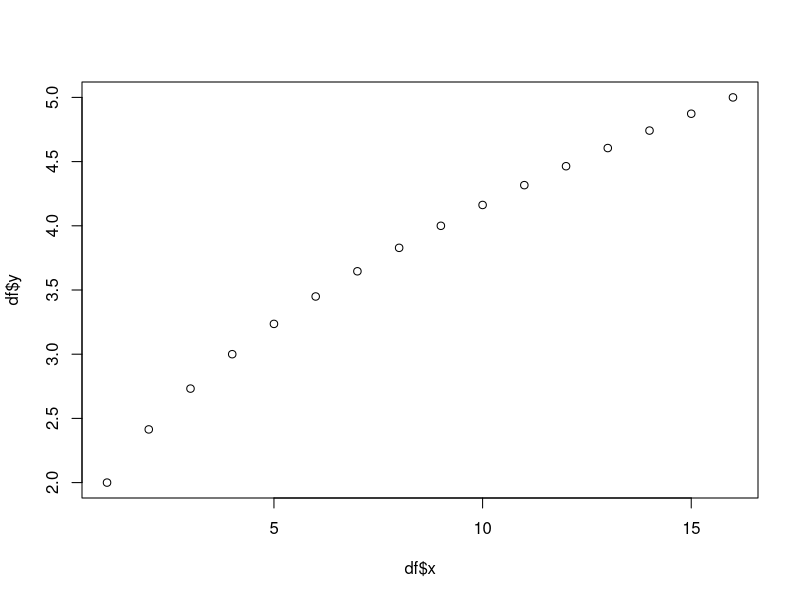
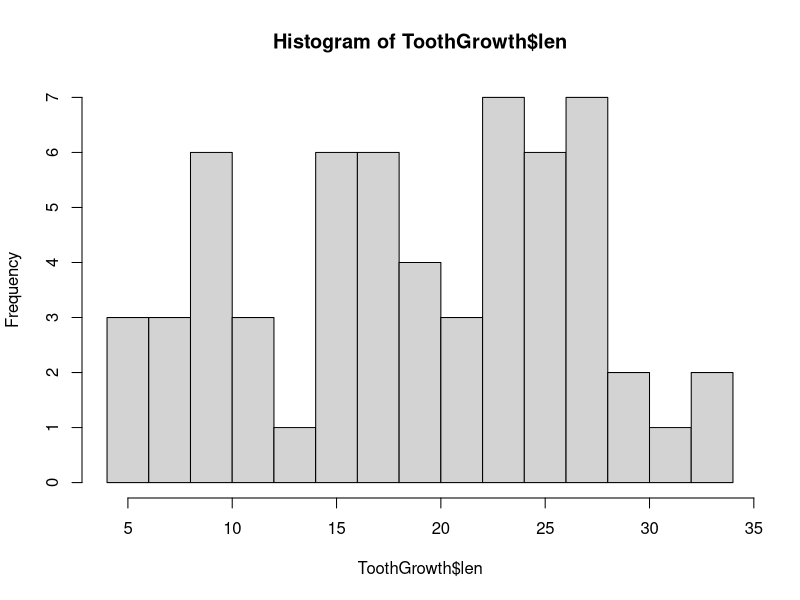
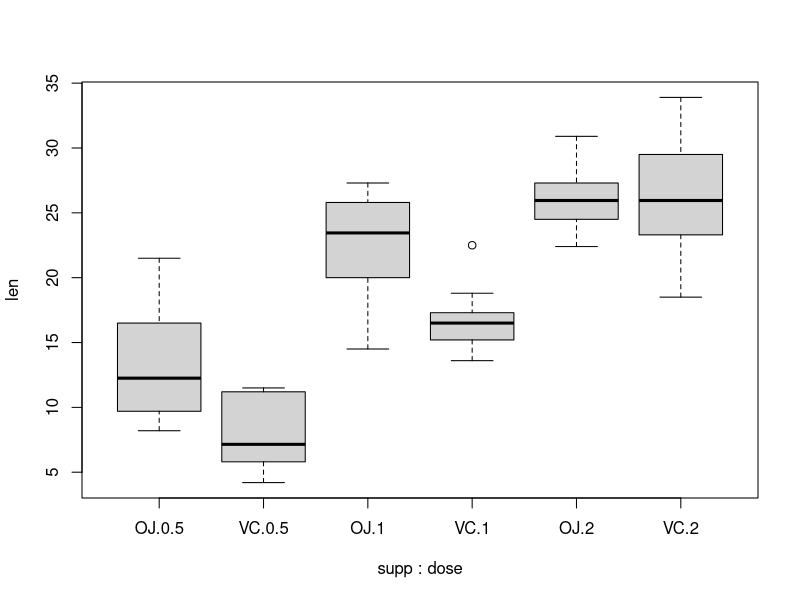
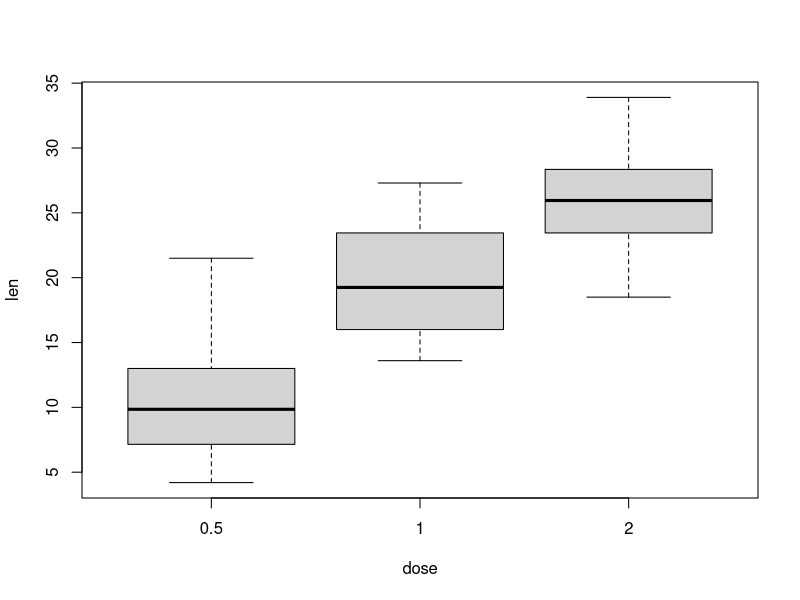
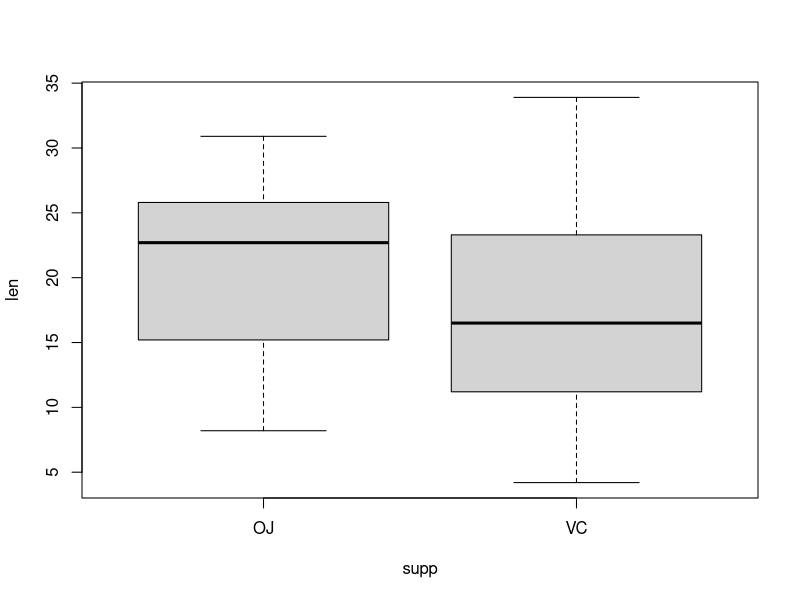
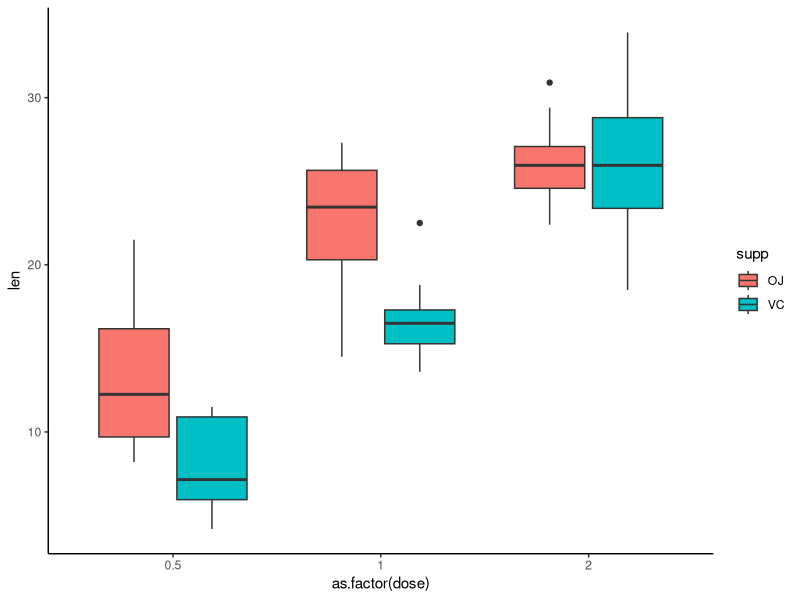

Reproduce these figures in R, in order. (Note: this script raises an error after producing the figures.)
# ------------------------------------------------------------------------------
# Learning R with the REU Students
# June 13, 2022
# TS O'Leary
# ------------------------------------------------------------------------------

# Day One ----------------------------------------------------------------------

# Basic Math ----
3 + 3
(3 + 2)^4 - 1
(3 + 2)^(4 - 1)

# Assigning variables
x <- 1
y <- 1

x + y

# Also you can save characters as variables
x <- "meow"

# Naming variables ----
greet <- "hello"
name <- "Tom"

print(c(greet, name))

c(greet, name)

# Cases
snake_case <- "This is snake case"
camelCase <- "This is camel case"
chaoscase <- "I don't recommend this"

# Forbidden characters
# _var <- 1
# 1_var <- 1
F <- 1 # This is a bad idea
T <- 1 # Bad

# Data types -------------------------------------------------------------------
char <- "letters or anything -- 1 $ % !"
char

# Check the class with the class function
class(char)
# You can use the question mark to ask what a function does
?class

# Numeric variable
num <- 1
class(num)

# Logical
log <- FALSE
class(log)
?log

# Factors are sorta a specific type of character or numeric data type with
#   levels
fac <- as.factor("cats")
fac


# Objects can be of different length
# Vectors

vec <- c(1, 2, 4, 6, 10)
vec
class(vec)

?c

# You can have characters, but it will make everything else into a character
vec_1 <- c(1:5, 10.5, "next")
class(vec_1)

# Let's sequence some stuff for fun
100000:1

?seq

vec_5 <- seq(from = 0, to = 100000, by = 5)

# What if we wanted specific items from this vector?
 # Indexing
# Starts at 1
vec_5[1]

vec_5[990]

# This gets the first two elements from the vec_5 object
vec_5[c(1, 2)]

# These are equivalent
vec_5[c(1:10)]
vec_5[1:10]

# What is the length of vec_5
last_index <- length(vec_5)
?length

# What is the last number in vec_5
vec_5[length(vec_5)]
vec_5[last_index]
vec_5[200001]

# What if we wanted the last 10 elements?
# Hard coding - BOOOO -- JK not really... but there are other ways
vec_5[199991:200001]

# Let's soft-code it
vec_5[(length(vec_5) - 10):length(vec_5)]
# When it gets complicated break it down!!

# But what if R already has a way to do that?????
head(vec_5, n = 10)
tail(vec_5, n = 10)

# Assessing equality
# Create two vectors
x <- sample(30:1)
y <- sample(c(1:6, 8:33))

x[x %in% y]
x[!(x %in% y)]
y[!(y %in% x)]

# Data frames ------------------------------------------------------------------
sample_id <- paste("sample", 1:16, sep = "_")
x <- 1:16
sqrt_x <- sqrt(x)

df <- data.frame(sample_id = sample_id,
                 x = x,
                 sqrt_x = sqrt_x)

class(df)

# Indexing a data frame ----
# Second column
df[2]
# Get the element in the first row second column
df[1, 2] # row, column format
df[16, 3]

# You can use the names of the columns like this
df[16, "sqrt_x"]

# Or like this
df$sqrt_x[16]

# What if we want to add a column
df$y <- df$sqrt_x + 1

# What are the dimensions of the data.frame in row, column
dim(df)
length(df) # gives us the number of columns
nrow(df)
ncol(df)

# Little sneak peak at visualization
plot(df$x, df$y)
# This is base R plotting, which we won't do that much of, but we will talk
#  viz in more detail later

# Look at R built in data
data()

dim(ToothGrowth)

str(ToothGrowth)

# It is good to explore your data
# What is the max length?
max(ToothGrowth$len)

# What is the min length?
min(ToothGrowth$len)

# There has gotta be a better way
summary(ToothGrowth) # This will give you way more information

hist(ToothGrowth$len, breaks = 20)

boxplot(formula = len ~ supp + dose,
        data = ToothGrowth)

boxplot(formula = len ~ dose,
        data = ToothGrowth)

boxplot(formula = len ~ supp,
        data = ToothGrowth)

# You can plot through in ggplot
require(ggplot2)
require(dplyr)

# Here is a quick example of plotting ToothGrowth data
ToothGrowth %>%
  ggplot() +
  geom_boxplot(aes(y = len,
                   x = as.factor(dose),
                   fill = supp)) +
  theme_classic()

# Day Two ----------------------------------------------------------------------

# Continue with the ToothGrowth data
head(ToothGrowth,
     n = 10)

summary(ToothGrowth)
str(ToothGrowth)

# Get just the unique numbers that are present in this column
unique(ToothGrowth$dose)

# Get the mean of the lengths overall
mean(ToothGrowth$len)

# Get the mean len for VC group
mean(ToothGrowth$len[ToothGrowth$supp == "VC"])

# There are other ways to subset a data.frame
summary(subset(ToothGrowth, supp == "VC")) # This gives you the whole df
mean(subset(ToothGrowth, supp == "VC")$len)

# Same for OJ
mean(subset(ToothGrowth, supp == "OJ")$len)



# But really there are 6 groups ---
# Hard code ...
# Lets say we want the OJ at 0.5 mg/ml
subset(ToothGrowth, supp == "OJ")[1:10, ]$len
subset(ToothGrowth, supp == "OJ")[1:10, "len"]
subset(ToothGrowth, supp == "OJ")[1:10, 1]
# Woah that was fun

# But there are other ways
mean(subset(ToothGrowth, dose == 0.5 & supp == "OJ")$len)
mean(subset(ToothGrowth, dose == 1 & supp == "OJ")$len)
mean(subset(ToothGrowth, dose == 2 & supp == "OJ")$len)
mean(subset(ToothGrowth, dose == 0.5 & supp == "VC")$len)
mean(subset(ToothGrowth, dose == 1 & supp == "VC")$len)
mean(subset(ToothGrowth, dose == 2 & supp == "VC")$len)
# The tidyverse has better ways...


# You can create your own functions
fancy_math_eqn <- function(x, y) {
  (x + y)^x + (1 - y)^(x+10)
}

fancy_math_eqn(y = 2,
               x = 2)

# Loops can be useful sometimes
for (i in 1:10) {
  print(paste("loop #", i))
}

vec <- c("hi", "this", "is", "a", "loop")
for (i in vec) {
  print(i)
}

# Tidyverse --------------------------------------------------------------------

# You need to install the tidyverse package before you begin here
# install.packages("tidyverse") # I only needed to do this once... but this is
#   how you download packages for future reference

# Load library
library(tidyverse)
# library(broom) # We aren't actually using this one right now

# What is tidy data? ----

# MDH example
set.seed(1)
mdh_df <- data.frame(adductor = rnorm(n = 15, mean = 7, sd = 1),
                     mantle = rnorm(n = 15, mean = 12, sd = 1),
                     gill = rnorm(n = 15, mean = 3, sd = 1))

mdh_df <- pivot_longer(mdh_df,
                       everything(),
                       names_to = "tissue_type",
                       values_to = "mdh_act")

# Iris challenge
iris
str(iris)

head(iris)
iris <- iris %>%
  pivot_longer(c(Sepal.Length, Sepal.Width, Petal.Length, Petal.Width),
               names_to = "measurement",
               values_to = "mm")


iris_tidy <-  pivot_longer(iris,
                      c(Sepal.Length, Sepal.Width, Petal.Length, Petal.Width),
                      names_to = "measurement",
                      values_to = "mm")

iris_avg <- iris_tidy %>%
  group_by(Species, measurement) %>%
  summarise(avg = mean(mm),
            sd = sd(mm))

iris_avg %>%
  mutate(avg_sd = paste(signif(avg, 3),
                        "±",
                        signif(sd, 3))) %>%
  select(-c(avg, sd)) %>%
  pivot_wider(names_from = Species,
              values_from = avg_sd)

# Day three --------------------------------------------------------------------

# Load library
library(tidyverse)

# We will be working with the starwars data
starwars

# Explore the Star Wars data together ----
glimpse(starwars)

# dplyr functions ----

# select takes columns
starwars %>%
  select(height)
select(starwars, height)

starwars %>%
  select(name, mass, height)

starwars %>%
  select(-sex)

# filter is for rows
starwars %>%
  filter(height < 100)

starwars %>%
  filter(eye_color == "red")

starwars %>%
  filter(height == 172)


# mutate is for creating new columns
# 2.54 cm in an inch
starwars %>%
  select(name, height) %>%
  mutate(height_inch = height/2.54) %>%
  arrange(height_inch)

# averages with summarize
starwars %>%
  summarise(height = mean(height, na.rm = TRUE),
            mass = mean(mass, na.rm = TRUE))

# group averages with group_by and summarize
starwars %>%
  group_by(hair_color) %>%
  summarise(height = mean(height, na.rm = TRUE),
            mass = mean(mass, na.rm = TRUE),
            n = n()) %>%
  filter(n > 5)

# Oh yeah how do you subset based on hair color again?
starwars %>%
  filter(hair_color == "auburn")

# You can still use base R like functions in the pipe
# so you can use the head function like this
starwars %>%
  arrange(desc(height)) %>%
  head(n = 20)

# There is a way to do this with dplyr function
starwars %>%
  slice_max(n = 20, order_by = height)

sw_mass <- starwars %>%
  slice_min(n = 70, order_by = mass)

# Data visualization -----------------------------------------------------------

# ggplot2

# Histogram plot
ggplot(data = mpg) +
  geom_histogram(mapping = aes(x = hwy), binwidth = 1)

ggplot(data = mpg) +
  geom_histogram(mapping = aes(x = hwy),
                 bins = 25,
                 color = "grey50",
                 fill = "grey70") +
  xlab("hwy (mpg)") +
  theme_classic()

# A histogram with just honda
mpg %>%
  filter(manufacturer == "honda") %>%
  ggplot() +
    geom_histogram(mapping = aes(x = hwy),
                   bins = 5,
                   color = "grey50",
                   fill = "grey70") +
    xlab("hwy (mpg)") +
    theme_classic()

# An x y scatter plot of all data
mpg %>%
  ggplot() +
  geom_point(aes(x = displ,
                 y = hwy,
                 color = as.factor(cyl)))

# Color by manufacturer instead
# Kinda too many colors
mpg %>%
  mutate(cyl = as.factor(cyl)) %>%
  ggplot() +
  geom_point(aes(x = displ,
                 y = hwy,
                 color = manufacturer))

# Scatter plot by manufacturer

mpg %>%
  ggplot() +
  geom_point(aes(y = hwy,
                 x = manufacturer))
# But this has a bunch of over lapping points that you cannot see

# Better to do with the circle point shape = 21 and add jitter
# Also flipping the axis here
mpg %>%
  ggplot() +
  geom_jitter(aes(y = hwy,
                  x = manufacturer),
              width = 0.1,
              shape = 21,
              color = "grey10",
              fill = "grey",
              alpha = 0.3) +
  coord_flip() +
  theme_minimal()

# Boxplots
mpg %>%
  ggplot() +
  geom_boxplot(aes(y = hwy,
                  x = manufacturer),
              width = 0.5,
              shape = 21,
              color = "grey10",
              fill = "grey",
              alpha = 0.3) +
  coord_flip() +
  theme_minimal()

# Let's try combining two types of plots
mpg %>%
  ggplot() +
  geom_boxplot(aes(y = hwy,
                   x = manufacturer),
               width = 0.5,
               # Need to add this so outliers are not plotted twice
               outlier.shape = NA,
               shape = 21,
               color = "grey10",
               fill = "grey",
               alpha = 0.3) +
  geom_jitter(aes(y = hwy,
                  x = manufacturer),
              width = 0.1,
              shape = 21,
              color = "grey10",
              fill = "grey",
              alpha = 0.3) +
  coord_flip() +
  theme_minimal()

# You can define the mapping at the begining
# The mapping ie the aes() of the plots can be put in the top ggplot function
# and then it is carried over to the other functions below
mpg %>%
  ggplot(aes(y = hwy,
             x = manufacturer)) +
  geom_boxplot(width = 0.5,
               outlier.shape = NA,
               shape = 21,
               color = "grey10",
               fill = "grey",
               alpha = 0.3) +
  geom_jitter(width = 0.1,
              shape = 21,
              color = "grey10",
              fill = "grey",
              alpha = 0.3) +
  coord_flip() +
  theme_minimal()

# You can also plot text and whatnot
starwars %>%
  ggplot() +
  geom_text(aes(x = height,
                y = mass,
                label = name))

# Plotting without
starwars %>%
  filter(mass < 1000) %>%
  ggplot(aes(x = height,
             y = mass)) +
  geom_point(aes(color = species)) +
  geom_smooth(method = "lm",
              se = FALSE)

# Final figure of some data! -- pick your own

# Day Four ---------------------------------------------------------------------
# Final day of Part I

# Load libraries
library(tidyverse)
library(broom)

# A few more plots together ----
starwars %>%
  ggplot(aes(x = height,
             y = mass)) +
  geom_point()

# Plotting the height and mass of Star Wars characters
ggplot(data = starwars) +
  geom_point(mapping = aes(x = height,
                           y = mass,
                           color = species))

ggplot(data = starwars) +
  geom_point(mapping = aes(x = height,
                           y = mass),
                           shape = 21)


# Adding a linear regression
starwars %>%
  filter(mass < 1000) %>%
  ggplot(aes(x = height,
             y = mass)) +
  geom_point(aes(color = species)) +
  geom_smooth(method = "lm",
              se = FALSE,
              color = "grey50",
              linetype = 2)

# Save the plots
ggsave("sw_height_mass_dotted.pdf",
       width = 7,
       height = 5)
# Saving as a pdf, or tiff is prefered as it won't pixelate when made large
#   for presentations



# A few challenge plots at the end -----

# Make a plot for tooth growth
ToothGrowth %>%
  ggplot() +
  geom_boxplot(aes(x = as.factor(dose),
                   y = len,
                   fill = supp),
               color = "grey50") +
  labs(y = "Length (mm)",
       x = "Dose (mg/mL)") +
  scale_fill_manual(values = c("grey20", "grey80")) +
  theme_minimal()

# Iris data
ggplot(iris,
       aes(x = Species,
           y = Sepal.Length)) +
  geom_boxplot() +
  labs(title="Sepal Length", y = "Length")

# Statistics and experimental design -------------------------------------------

# Hypothesis tests

# t-test of the sleep data
sleep

?t.test
t.test(extra ~ group,
       data = sleep)

# ANOVA -----

# One-way Anova

# Plant growth data
PlantGrowth

# Quickly vizualize the plant growth data
plot(weight ~ group, data = PlantGrowth)
# This is the piping equivalent to the above
PlantGrowth %>%
  plot(weight ~ group,
       data = .)

# Run an ANOVA model and save as mod
mod <- aov(weight ~ group, data = PlantGrowth)

# Get summary of mod object
summary(mod)
# Summary results in tidy format below
#   "broom::" is only necessary if you have not loaded the broom package
broom::tidy(mod)

# Post-hoc differences in pairwise comparisons with TukeyHSD
broom::tidy(TukeyHSD(mod))

# Two-way ANOVA on ToothGrowth data
mod <- aov(len ~ supp + dose + supp:dose,
           data = ToothGrowth %>%
             mutate(dose = as.factor(dose)))

tidy(mod)
tidy(TukeyHSD(mod))
